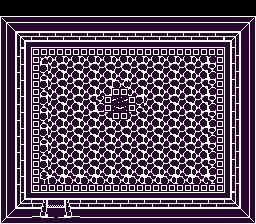

The image is a tile-based game level rendered from a .tmx file. Its description and complete source (layers, tilesets, objects, tile grids) follow:
An orthogonal 16x14 tile map with 16x16 px tiles, 2 tile layers (background, foreground) and 9 objects (2x BasicEnemy, key1, newmap-transition2).

<map version="1.2" tiledversion="1.2.1" orientation="orthogonal" renderorder="right-down" width="16" height="14" tilewidth="16" tileheight="16" infinite="0" nextlayerid="8" nextobjectid="22">
 <tileset firstgid="1" name="tilesetnew" tilewidth="16" tileheight="16" tilecount="440" columns="20">
  <image source="../Content/tilesetnew.png" width="320" height="352" />
 </tileset>
 <layer id="1" name="background" width="16" height="14">
  <data encoding="csv">
0,0,0,0,0,0,0,0,0,0,0,0,0,0,0,0,
201,202,203,203,203,203,203,203,203,203,203,203,203,203,206,207,
221,222,223,223,223,223,223,223,223,223,223,223,223,223,226,227,
281,282,243,244,244,244,244,244,244,244,244,244,244,245,246,247,
281,282,263,264,264,264,264,264,264,264,264,264,264,265,246,247,
281,282,263,264,264,264,264,284,264,264,264,264,264,265,246,247,
281,282,263,264,264,264,265,84,263,264,264,264,264,265,246,247,
281,282,263,264,264,264,264,244,264,264,264,264,264,265,246,247,
281,282,263,264,264,264,264,264,264,264,264,264,264,265,246,247,
281,282,263,264,264,264,264,264,264,264,264,264,264,265,246,247,
281,282,263,264,264,264,264,264,264,264,264,264,264,265,246,247,
281,282,283,284,284,284,284,284,284,284,284,284,284,285,246,247,
301,302,161,162,163,305,305,305,305,305,305,305,305,305,306,307,
321,322,264,271,264,325,325,325,325,325,325,325,325,325,326,327
</data>
 </layer>
 <layer id="5" name="foreground" width="16" height="14">
  <data encoding="csv">
0,0,0,0,0,0,0,0,0,0,0,0,0,0,0,0,
0,0,0,0,0,0,0,0,0,0,0,0,0,0,0,0,
0,0,0,0,0,0,0,0,0,0,0,0,0,0,0,0,
0,0,0,0,0,0,0,0,0,0,0,0,0,0,0,0,
0,0,0,0,0,0,0,0,0,0,0,0,0,0,0,0,
0,0,0,0,0,0,0,0,0,0,0,0,0,0,0,0,
0,0,0,0,0,0,0,0,0,0,0,0,0,0,0,0,
0,0,0,0,0,0,0,0,0,0,0,0,0,0,0,0,
0,0,0,0,0,0,0,0,0,0,0,0,0,0,0,0,
0,0,0,0,0,0,0,0,0,0,0,0,0,0,0,0,
0,0,0,0,0,0,0,0,0,0,0,0,0,0,0,0,
0,0,0,0,0,0,0,0,0,0,0,0,0,0,0,0,
0,0,0,0,0,0,0,0,0,0,0,0,0,0,0,0,
0,0,181,182,183,0,0,0,0,0,0,0,0,0,0,0
</data>
 </layer>
 <objectgroup id="6" name="keys">
  <object id="20" name="key1" x="112" y="96">
   <point />
  </object>
 </objectgroup>
 <objectgroup id="7" name="doors" />
 <objectgroup id="2" name="warps">
  <object id="16" name="newmap7" type="newmap-transition2" x="46" y="223" width="20" height="1" />
 </objectgroup>
 <objectgroup id="3" name="enemies">
  <object id="10" name="BasicEnemy" x="80" y="96">
   <point />
  </object>
  <object id="21" name="BasicEnemy" x="144" y="96">
   <point />
  </object>
 </objectgroup>
 <objectgroup id="4" name="collisions">
  <object id="7" x="230" y="16" width="26" height="208" />
  <object id="15" x="66" y="198" width="164" height="26" />
  <object id="17" x="0" y="16" width="26" height="208" />
  <object id="18" x="26" y="16" width="204" height="26" />
  <object id="19" x="26" y="198" width="20" height="26" />
 </objectgroup>
</map>
